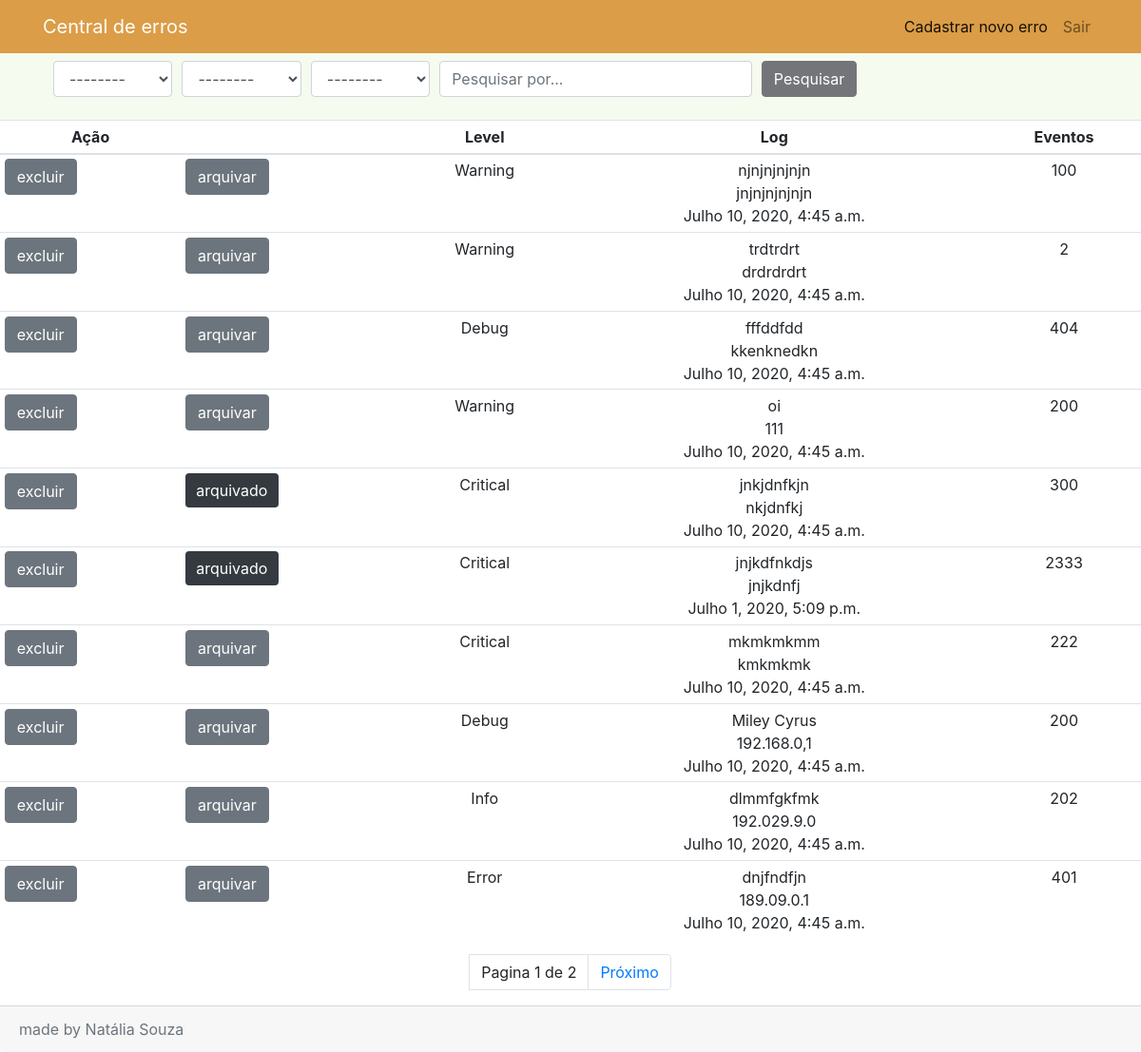
/api/pesquisa/ (signed in), run on an earlier commit of the app's database.
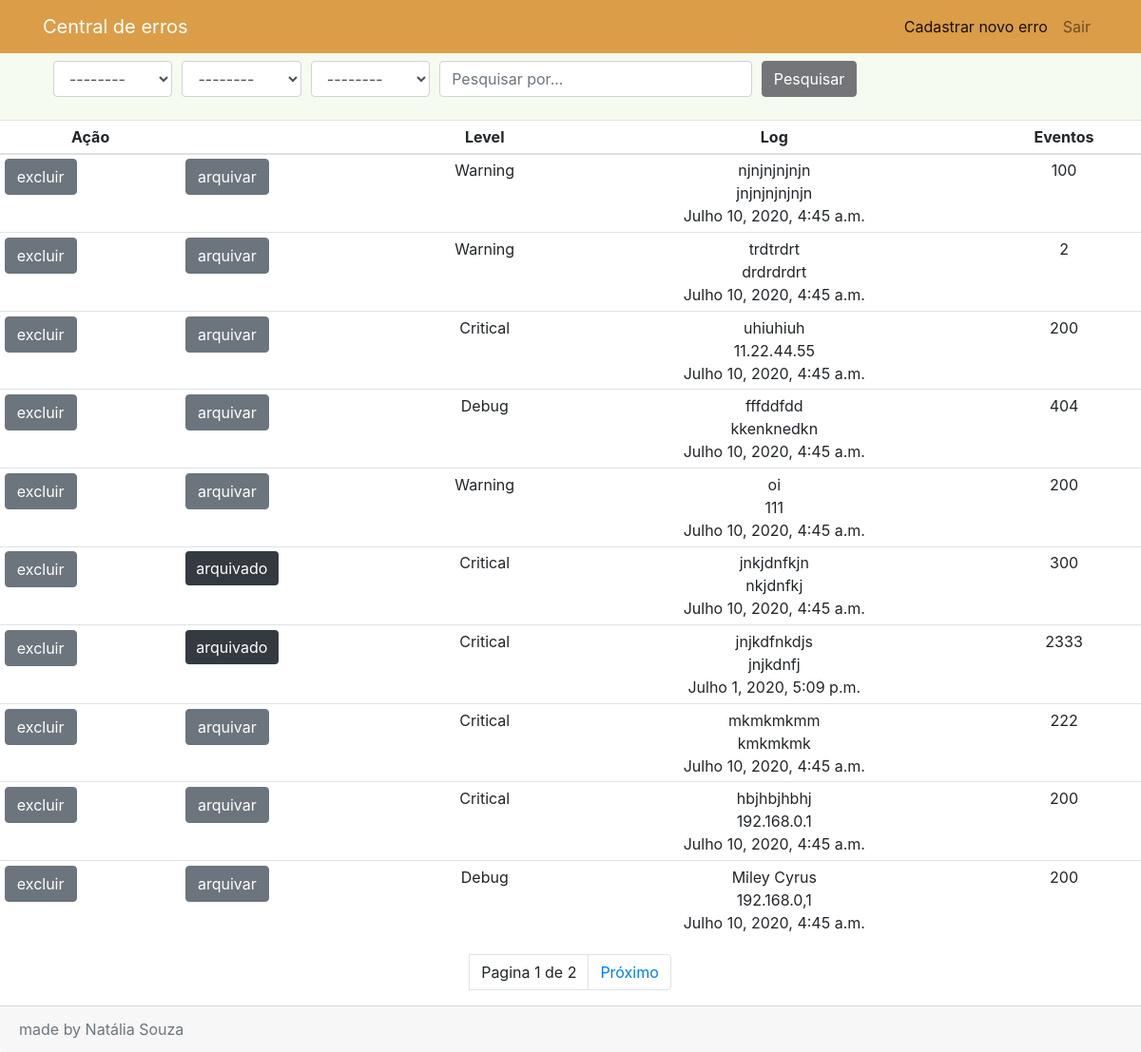
And on a later commit of the database.
### api/models.py (models this page shows, shortened)
class ErrorInstances(models.Model):
    id = models.UUIDField(primary_key=True, default=uuid.uuid4,
                          help_text="Unique ID for this error")
    LEVEL_STATUS = (
        ('Critical', 'Critical'),
        ('Debug', 'Debug'),
        ('Error', 'Error'),
        ('Warning', 'Warning'),
        ('Info', 'Info'),
    )
    level = models.CharField(
        max_length=20,
        choices=LEVEL_STATUS,
        blank=True,
        default='Error',
        help_text='Choose the error level'
    )
    events = models.IntegerField(
        null=True,
        blank=True,
        help_text='Enter the error code'
    )
    TYPE_ERROR_STATUS = (
        ('dev', 'desenvolvedor'),
        ('hom', 'homolgação'),
        ('prod', 'produção'),
    )
    type_error = models.CharField(max_length=20,
                                  choices=TYPE_ERROR_STATUS,
                                  blank=True,
                                  default='dev',
                                  help_text='Choose the error type'
                                  )
    shelved = models.NullBooleanField(null=True, blank=True, default=False)
    user_id = models.ForeignKey(
        settings.AUTH_USER_MODEL,
        on_delete=models.SET_NULL,
        null=True
    )
    title = models.CharField(max_length=50, help_text='Enter the error title')
    description = models.TextField(help_text='Describe the error')
    origin = models.GenericIPAddressField('Describe the error origin',
                                 protocol='IPV4', max_length=39)
    date = models.DateTimeField(null=True, blank=True)
    details = models.TextField(help_text='Enter the error details')

### api/views.py (the view, shortened to what this page needs)
# urls.py: path('pesquisa/', ErrorInstancesListView.as_view(), name='pesquisa'),
class ErrorInstancesListView(LoginRequiredMixin, generic.ListView):
    renderer_classes = [TemplateHTMLRenderer]
    login_url = reverse_lazy('login')
    model = ErrorInstances
    paginate_by = 10
    serializer_class = ErrorInstancesModelSerializers
    def get_context_data(self, **kwargs):
        context = super(
            ErrorInstancesListView,
            self
        ).get_context_data(**kwargs)
        return context
    def get_queryset(self):
        queryset = ErrorInstances.objects.get_queryset().order_by('id')
        search_bar = self.request.GET.get('search_bar')
        search_type = self.request.GET.get('search_type')
        search_order = self.request.GET.get('search_order')
        search_topic = self.request.GET.get('search_topic')
        return queryset

### api/templates/api/errorinstances_list.html (shortened to what this page needs)
{% extends "base_generic.html" %}
{% block menu %}
<nav class="navbar navbar-expand-lg navbar-light bg-light">
    <div class="container">
        <a class="navbar-brand ">
            <font color="white">Central de erros</font>
        </a>
        <div class="collapse navbar-collapse" id="navbarSite">
            <ul class="navbar-nav ml-auto">
                <li class="nav-item active">
                    <a class="nav-link" href="{% url 'register-error' %}">Cadastrar novo erro<span class="sr-only">(current)</span></a>
                </li>
                <li class="nav-item">
                    <a class="nav-link" href="{% url 'logout' %}">Sair</a>
                </li>
            </ul>
        </div>
    </div>
</nav>
{% endblock %}
{% block content %}
<nav class="navbar navbar-light" style="background-color: #F5FBEF;">
    <ul>
        <form method="GET">
            <div class="form-row">
                <div class="col-md-2">
                    <select name="search_type" class="form-control" placeholder="Tipo">
                        <option value="">--------</option>
                    </select>
                </div>
                <div class="col-md-2">
                    <select name="search_order" class="form-control" placeholder="Ordenar por...">
                        <option value="">--------</option>
                    </select>
                </div>
                <div class="col-md-2">
                    <select name="search_topic" class="form-control" placeholder="Topico">
                        <option value="">--------</option>
                    </select>
                </div>
                <div class="col-md-5">
                    <input type="text" name="search_bar" class="form-control" placeholder="Pesquisar por...">
                </div>
                <div class="col-md-1">
                    <button class="btn btn-primary" type="submit" name="search">
                        Pesquisar
                    </button>
                </div>
            </div>
        </form>
    </ul>
</nav>
<form method="POST">
<table class="table table-sm table-hover">
    <thead>
    <tr align="center">
        <th scope="col">Ação</th>
        <th scope="col"></th>
        <th scope="col">Level</th>
        <th scope="col">Log</th>
        <th scope="col">Eventos</th>
    </tr>
    </thead>
    <tbody>
    {% if errorinstances_list %}
    {% for errorinstances in errorinstances_list %}
    <tr>
        <td><a href="{% url 'delete-error' errorinstances.id %}" class="btn btn-secondary">excluir</a></td>
        <td>{% if errorinstances.shelved %}
               <span class="badge badge-dark">arquivado</span>
            {% else %}
               <a href="{% url 'shelved-error' errorinstances.id %}" class="btn btn-secondary">arquivar</a>
            {% endif %}
        </td>
        <td onclick="window.location='{% url 'errorinstances-detail' errorinstances.id %}';" align="center">{{ errorinstances.level }}
        </td>
        <td onclick="window.location='{% url 'errorinstances-detail' errorinstances.id %}';" align="center">{{ errorinstances.description }} <br>
            {{ errorinstances.origin }} <br>
            {{ errorinstances.date }}
        </td>
        <td onclick="window.location='{% url 'errorinstances-detail' errorinstances.id %}';" align="center">{{ errorinstances.events }}
        </td>
    </tr>
    {% endfor %}
    {% else %}
    <p>There are no errors here.</p>
    {% endif %}
    </tbody>
</table>
</form>
{% endblock %}
{% block pagination %}
    {% if is_paginated %}
<nav aria-label="...">
  <ul class="pagination justify-content-center">
        <li class="page-item"><a class="page-link">Pagina {{ page_obj.number }} de {{ page_obj.paginator.num_pages }}</a></li>
        <li class="page-item">
        {% if page_obj.has_next %}
            <a class="page-link" href="{{ request.path }}?page={{ page_obj.next_page_number }}">Próximo</a>
                {% endif %}
        </li>
    </ul>
</nav>
{% endif %}
{% endblock %}

What changed in the data, as far as the page shows it:
no longer on this page (row unchanged): ErrorInstances: shelved "arquivar", level "Info", description "dlmmfgkfmk", origin "192.029.9.0", date "Julho 10, 2020, 4:45 a.m.", events "202"
no longer on this page (row unchanged): ErrorInstances: shelved "arquivar", level "Error", description "dnjfndfjn", origin "189.09.0.1", date "Julho 10, 2020, 4:45 a.m.", events "401"
added ErrorInstances: shelved "arquivar", level "Critical", description "uhiuhiuh", origin "11.22.44.55", date "Julho 10, 2020, 4:45 a.m.", events "200"
added ErrorInstances: shelved "arquivar", level "Critical", description "hbjhbjhbhj", origin "192.168.0.1", date "Julho 10, 2020, 4:45 a.m.", events "200"
